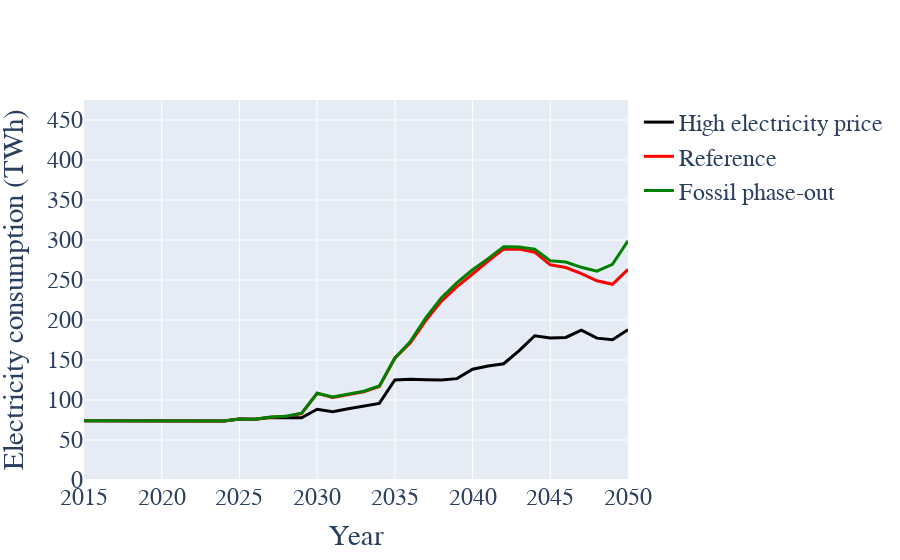

Notebook code cell kept with this figure:
### Code cell
fig =go.Figure()
color={"Reference":"red","Fossil phase-out":"green","High electricity price":"black"}
for i in range(len(scen.keys())):
    resource_inflow=scen[list(scen.keys())[i]]['resource_tech_inflow']
    energy_input=resource_inflow[(resource_inflow.Resource.isin(primary_resource_conversion.keys()))]
#     energy_input=energy_input[energy_input.Technology!="Electrolyser"]
    energy_input=energy_input.drop(["Sector","Country"],axis=1).groupby(by=["Resource","Year"]).sum().reset_index()
    
    
    resource="Electricity"
    name=list(scen.keys())[i]
    fig.add_trace(go.Scatter(x=energy_input[(energy_input.Resource==resource)].Year,
                             y=energy_input[(energy_input.Resource==resource)].Flow,
                             name=name,line=dict(width=3,color=color[name]),
                                     mode='lines'))

        
fig.update_layout(#title='Electricity consumption per country',title_x=0.5,
                    xaxis_title="Year",
                   yaxis_title='Electricity consumption (TWh)')
fig.update_layout(
    font=dict(
        family="Times New Roman",size=24)
    )
fig.update_annotations(font_size=24)



# fig.update_layout(legend=dict(
#     orientation="h",
#     yanchor="bottom",
#     y=1.1,
#     xanchor="right",
#     x=0.9,font = dict(size=20)
# ))
fig.update_yaxes(range=[0,475])
fig.show()

### Figure 1 — Plotly figure (JSON) as saved in the notebook; plotly's stock layout.template omitted (floating-point values rounded to 4 significant figures)
{"data": [{"line": {"color": "black", "width": 3}, "mode": "lines", "name": "High electricity price", "type": "scatter", "x": [2015, 2016, 2017, 2018, 2019, 2020, 2021, 2022, 2023, 2024, 2025, 2026, 2027, 2028, 2029, 2030, 2031, 2032, 2033, 2034, 2035, 2036, 2037, 2038, 2039, 2040, 2041, 2042, 2043, 2044, 2045, 2046, 2047, 2048, 2049, 2050], "y": [74.19, 74.19, 74.19, 74.19, 74.19, 74.19, 74.09, 73.98, 73.88, 73.78, 76.15, 76.05, 78.02, 77.92, 77.81, 88.49, 85.26, 89.12, 92.18, 95.71, 125.0, 125.8, 125.2, 125.0, 126.7, 138.5, 142.6, 145.3, 161.8, 180.3, 177.5, 178.2, 187.4, 177.3, 175.3, 187.8]}, {"line": {"color": "red", "width": 3}, "mode": "lines", "name": "Reference", "type": "scatter", "x": [2015, 2016, 2017, 2018, 2019, 2020, 2021, 2022, 2023, 2024, 2025, 2026, 2027, 2028, 2029, 2030, 2031, 2032, 2033, 2034, 2035, 2036, 2037, 2038, 2039, 2040, 2041, 2042, 2043, 2044, 2045, 2046, 2047, 2048, 2049, 2050], "y": [74.19, 74.19, 74.19, 74.19, 74.19, 74.19, 74.09, 73.98, 73.88, 73.78, 76.15, 76.05, 78.35, 79.55, 83.01, 108.4, 103.1, 106.7, 110.3, 116.7, 152.2, 171.6, 199.6, 223.7, 241.7, 257.5, 273.8, 288.6, 288.6, 284.7, 269.0, 265.6, 258.0, 249.0, 244.6, 263.2]}, {"line": {"color": "green", "width": 3}, "mode": "lines", "name": "Fossil phase-out", "type": "scatter", "x": [2015, 2016, 2017, 2018, 2019, 2020, 2021, 2022, 2023, 2024, 2025, 2026, 2027, 2028, 2029, 2030, 2031, 2032, 2033, 2034, 2035, 2036, 2037, 2038, 2039, 2040, 2041, 2042, 2043, 2044, 2045, 2046, 2047, 2048, 2049, 2050], "y": [74.19, 74.19, 74.19, 74.19, 74.19, 74.19, 74.09, 73.98, 73.88, 73.78, 76.15, 76.05, 78.61, 79.8, 83.44, 108.5, 103.9, 107.5, 111.0, 117.5, 152.6, 173.2, 202.8, 227.9, 246.7, 262.8, 276.7, 291.7, 291.4, 288.5, 274.1, 272.5, 265.8, 261.0, 269.6, 298.9]}], "layout": {"font": {"family": "Times New Roman", "size": 24}, "xaxis": {"title": {"text": "Year"}}, "yaxis": {"range": [0, 475], "title": {"text": "Electricity consumption (TWh)"}}}}
